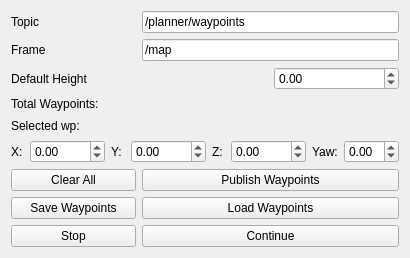
<?xml version="1.0" encoding="UTF-8"?>
<ui version="4.0">
 <class>WaypointNavigationWidget</class>
 <widget class="QWidget" name="WaypointNavigationWidget">
  <property name="geometry">
   <rect>
    <x>0</x>
    <y>0</y>
    <width>410</width>
    <height>258</height>
   </rect>
  </property>
  <property name="windowTitle">
   <string>Quadrotor Steering</string>
  </property>
  <layout class="QGridLayout" name="gridLayout">
   <item row="7" column="0">
    <widget class="QPushButton" name="save_wp_button">
     <property name="text">
      <string>Save Waypoints</string>
     </property>
    </widget>
   </item>
   <item row="0" column="0">
    <widget class="QLabel" name="label_topic">
     <property name="text">
      <string>Topic</string>
     </property>
    </widget>
   </item>
   <item row="0" column="1" colspan="2">
    <widget class="QLineEdit" name="topic_line_edit">
     <property name="text">
      <string>/planner/waypoints</string>
     </property>
    </widget>
   </item>
   <item row="1" column="0">
    <widget class="QLabel" name="label_frame">
     <property name="text">
      <string>Frame</string>
     </property>
    </widget>
   </item>
   <item row="1" column="1" colspan="2">
    <widget class="QLineEdit" name="frame_line_edit">
     <property name="text">
      <string>/map</string>
     </property>
    </widget>
   </item>
   <item row="2" column="0">
    <widget class="QLabel" name="wp_height_label">
     <property name="text">
      <string>Default Height</string>
     </property>
    </widget>
   </item>
   <item row="2" column="2">
    <widget class="QDoubleSpinBox" name="wp_height_doubleSpinBox">
     <property name="minimum">
      <double>-5.000000000000000</double>
     </property>
     <property name="singleStep">
      <double>0.100000000000000</double>
     </property>
    </widget>
   </item>
   <item row="3" column="0">
    <widget class="QLabel" name="waypoint_count_label">
     <property name="text">
      <string>Total Waypoints: </string>
     </property>
    </widget>
   </item>
   <item row="4" column="0">
    <widget class="QLabel" name="sel_label">
     <property name="text">
      <string>Selected wp: </string>
     </property>
    </widget>
   </item>
   <item row="4" column="1">
    <widget class="QLabel" name="sel_wp_label">
     <property name="text">
      <string/>
     </property>
    </widget>
   </item>
   <item row="5" column="0" colspan="3">
    <layout class="QHBoxLayout" name="horizontalLayout">
     <item>
      <widget class="QLabel" name="x_label">
       <property name="text">
        <string>X:</string>
       </property>
      </widget>
     </item>
     <item>
      <widget class="QDoubleSpinBox" name="x_doubleSpinBox">
       <property name="minimum">
        <double>-1000.000000000000000</double>
       </property>
       <property name="maximum">
        <double>1000.000000000000000</double>
       </property>
       <property name="singleStep">
        <double>0.500000000000000</double>
       </property>
      </widget>
     </item>
     <item>
      <widget class="QLabel" name="y_label">
       <property name="text">
        <string>Y:</string>
       </property>
      </widget>
     </item>
     <item>
      <widget class="QDoubleSpinBox" name="y_doubleSpinBox">
       <property name="minimum">
        <double>-1000.000000000000000</double>
       </property>
       <property name="maximum">
        <double>1000.000000000000000</double>
       </property>
       <property name="singleStep">
        <double>0.500000000000000</double>
       </property>
      </widget>
     </item>
     <item>
      <widget class="QLabel" name="z_label">
       <property name="text">
        <string>Z:</string>
       </property>
      </widget>
     </item>
     <item>
      <widget class="QDoubleSpinBox" name="z_doubleSpinBox">
       <property name="minimum">
        <double>-1000.000000000000000</double>
       </property>
       <property name="maximum">
        <double>1000.000000000000000</double>
       </property>
       <property name="singleStep">
        <double>0.500000000000000</double>
       </property>
      </widget>
     </item>
     <item>
      <widget class="QLabel" name="yaw_label">
       <property name="text">
        <string>Yaw:</string>
       </property>
      </widget>
     </item>
     <item>
      <widget class="QDoubleSpinBox" name="yaw_doubleSpinBox">
       <property name="minimum">
        <double>-3.150000000000000</double>
       </property>
       <property name="maximum">
        <double>3.150000000000000</double>
       </property>
       <property name="singleStep">
        <double>0.100000000000000</double>
       </property>
      </widget>
     </item>
    </layout>
   </item>
   <item row="6" column="0">
    <widget class="QPushButton" name="clear_all_button">
     <property name="text">
      <string>Clear All</string>
     </property>
    </widget>
   </item>
   <item row="6" column="1" colspan="2">
    <widget class="QPushButton" name="publish_wp_button">
     <property name="text">
      <string>Publish Waypoints</string>
     </property>
    </widget>
   </item>
   <item row="7" column="1" colspan="2">
    <widget class="QPushButton" name="load_wp_button">
     <property name="text">
      <string>Load Waypoints</string>
     </property>
    </widget>
   </item>
   <item row="8" column="0">
    <widget class="QPushButton" name="stop_execution_button">
     <property name="text">
      <string>Stop</string>
     </property>
    </widget>
   </item>
   <item row="8" column="1" colspan="2">
    <widget class="QPushButton" name="continue_execution_button">
     <property name="text">
      <string>Continue</string>
     </property>
    </widget>
   </item>
  </layout>
 </widget>
 <resources/>
 <connections/>
</ui>
